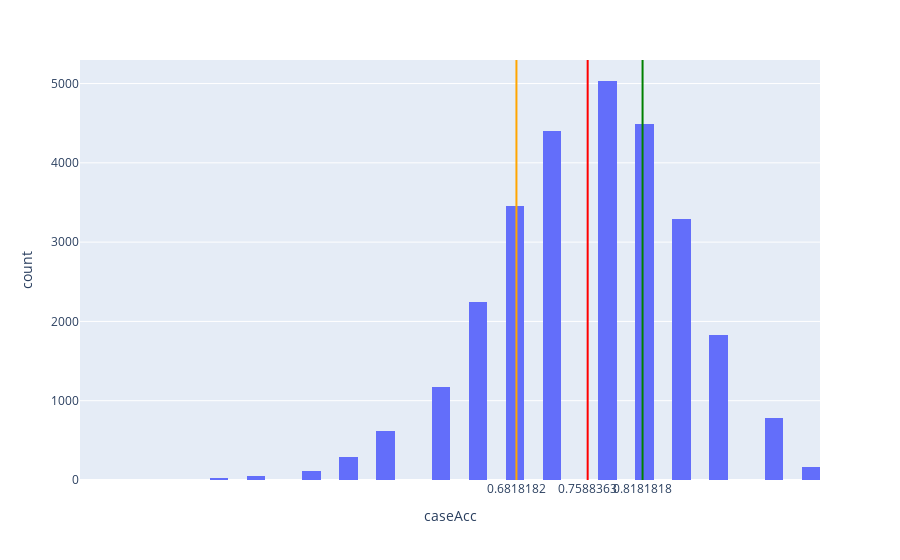

Notebook cell for this chart:
### Code cell
meanVal = caseEvalDf["caseAcc"].mean()
# medianVal = multilabelCaseDf["subset_acc"].median()
firstQuarter = np.quantile(caseEvalDf["caseAcc"].values, 0.25)
thirdQuarter = np.quantile(caseEvalDf["caseAcc"].values, 0.75)

fig = px.histogram(caseEvalDf, x="caseAcc")
fig.add_vline(x=meanVal, line_width=2, line_color="red")
# fig.add_vline(x=medianVal, line_width=2, line_color="blue")
fig.add_vline(x=firstQuarter, line_width=2, line_color="orange")
fig.add_vline(x=thirdQuarter, line_width=2, line_color="green")

fig.update_layout(
    xaxis = dict(
        tickmode = 'array',
        tickvals = [meanVal, firstQuarter, thirdQuarter],
    )
)
# fig.show()

### Figure 1 — Plotly figure (JSON) as saved in the notebook; plotly's stock layout.template omitted (floating-point values rounded to 4 significant figures; data arrays with more than 128 entries replaced by an {"elided": "..."} marker saying what was removed)
{"data": [{"alignmentgroup": "True", "bingroup": "x", "hovertemplate": "caseAcc=%{x}<br>count=%{y}<extra></extra>", "legendgroup": "", "marker": {"color": "#636efa", "pattern": {"shape": ""}}, "name": "", "offsetgroup": "", "orientation": "v", "showlegend": false, "type": "histogram", "x": {"elided": "27971 float values"}, "xaxis": "x", "yaxis": "y"}], "layout": {"barmode": "relative", "legend": {"tracegroupgap": 0}, "margin": {"t": 60}, "shapes": [{"line": {"color": "red", "width": 2}, "type": "line", "x0": 0.7588, "x1": 0.7588, "xref": "x", "y0": 0, "y1": 1, "yref": "y domain"}, {"line": {"color": "orange", "width": 2}, "type": "line", "x0": 0.6818, "x1": 0.6818, "xref": "x", "y0": 0, "y1": 1, "yref": "y domain"}, {"line": {"color": "green", "width": 2}, "type": "line", "x0": 0.8182, "x1": 0.8182, "xref": "x", "y0": 0, "y1": 1, "yref": "y domain"}], "xaxis": {"anchor": "y", "domain": [0, 1], "tickmode": "array", "tickvals": [0.7588, 0.6818, 0.8182], "title": {"text": "caseAcc"}}, "yaxis": {"anchor": "x", "domain": [0, 1], "title": {"text": "count"}}}}
